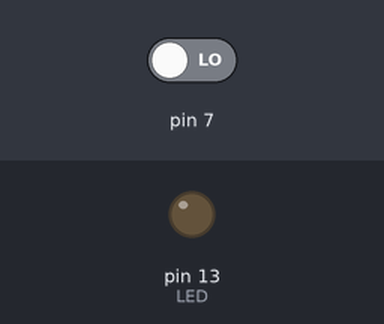
This sketch was run on a simulated Arduino Uno, built with avr-gcc and run on an emulated ATmega328P. Shown: output pins drawn as LEDs (lit = HIGH). The test bench sets the inputs (shaded band); at power-on: pin 7 LOW. MIDI output is not drawn.

Above: at 1.2 s.
1.3 s: pin 7 driven HIGH
At 1.6 s:
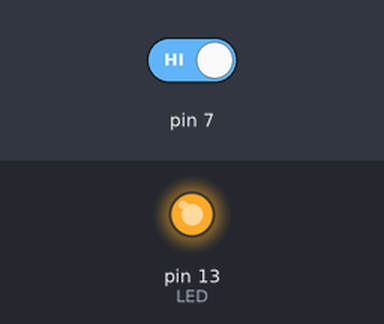
2.8 s: pin 7 driven LOW
At 3.9 s:
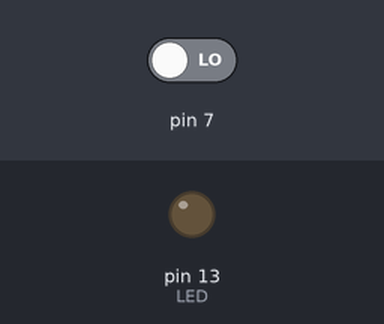
Timing chart, 0 to 5.8 s (numbered marks = the images above; inputs shaded):
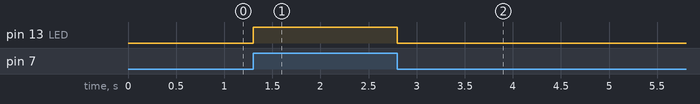

The sketch:

midicon1.1.ino
```cpp
#include <MIDI.h> //MIDIライブラリ使用のためのヘッダファイル読み込み

// MIDIメッセージ送受信の方法についての簡単なチュートリアル
// チャンネル4にメッセージが入ってきたら、1秒間ArduinoのLEDが点灯し、その間ノートが再生される。
int var = 0;
MIDI_CREATE_DEFAULT_INSTANCE(); // MIDIクラスのインスタンスとして"MIDI"を生成する。

#define LED 13              // Arduino Uno用のLEDピンの設定

void setup()
{
    pinMode(LED, OUTPUT);
    pinMode(7,INPUT);
    MIDI.begin(4);          // MIDIインスタンスの初期化、その際チャンネル4のみをlisten
}

void loop()
{
      var = digitalRead(7);
      if(var == HIGH){
        digitalWrite(LED,HIGH);
        MIDI.sendNoteOn(42,127,1);
      }else{
        MIDI.sendNoteOff(42,0,1);   // ノートオフ
        digitalWrite(LED,LOW);
      }

        // ノートオン(pitch 42, velo 127 on channel 1)


}
```

Measured:
- after the input at 1.3 s, pin 13 (LED): LOW → HIGH at once
- after the input at 2.8 s, pin 13 (LED): HIGH → LOW at once
